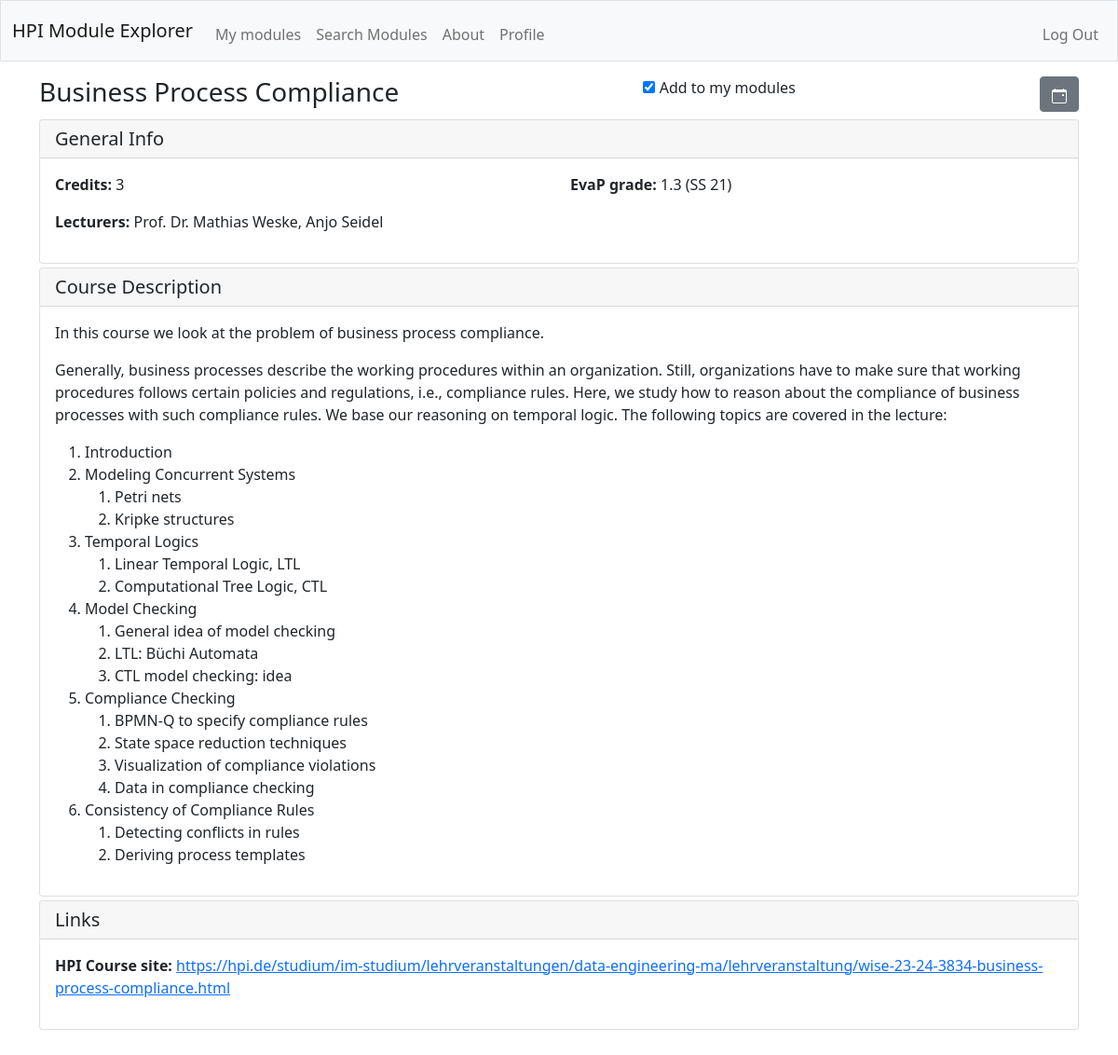
Screenshot of /module/wise-23-24-3834-business-process-compliance.html (signed in) with the database file from the repository.
### tables this page shows
CREATE TABLE modules (
    url_trimmed TEXT PRIMARY KEY,
    full_url TEXT NOT NULL,
    website TEXT,
    title TEXT NOT NULL,
    credits INTEGER NOT NULL,
    evap_grade INTEGER NOT NULL,
    evap_semester INTEGER NOT NULL,
    module_description TEXT
);

### app.py (the view)
@app.route("/module/<url_trimmed>")
@login_required
def module(url_trimmed):
    module_info = get_module_info(session["user_id"], url_trimmed)
    if not module_info:
        return apology("Module not found", 404)
    if module_info["is_enrolled"] == 1:
        module_info["checkbox_status"] = "checked"
    else:
        module_info["checkbox_status"] = None
    return render_template("module.html", module_info=module_info)

### db_queries.py (called while the page is built)
def to_dict_decorator(func):
    def wrapper(*args, **kwargs):
        result = func(*args, **kwargs)
        if result is None:
            return {}
        if isinstance(result, list):
            return [dict(row) for row in result]
        return dict(result)
    return wrapper

def get_db_connection():
    conn = sqlite3.connect('hpi_modules.db')
    conn.row_factory = sqlite3.Row  # This enables column access by name: row['column_name']
    return conn

### helpers.py (called while the page is built)
def login_required(f):
    @wraps(f)
    def decorated_function(*args, **kwargs):
        if session.get("user_id") is None:
            return redirect("/login")
        return f(*args, **kwargs)
    return decorated_function

### templates/module.html (shortened to what this page needs)
{% extends "layout.html" %}
{% block main %}
<div id="module-info" class="container">
    <div class="d-flex justify-content-between align-items-start mb-1">
        <h3>{{ module_info.get("title") }}</h3>
        <div>
            <input type="checkbox" id="enroll_checkbox" name="{{ module_info.get('url_trimmed') }}" {{ module_info.get('checkbox_status') }}>
            <label for="enroll_checkbox"> Add to my modules </label><br>
        </div>
        <button class="btn btn-secondary" type="download">
        </button>
    </div>
    <div class="card mb-1" id="general-content-card">
        <h5 class="card-header">General Info</h5>
        <div class="card-body">
            <div class="row">
                <div class="col-12 col-md-6 col-l-4">
                    <p>
                        <span class="fw-bold">Credits: </span>
                        <span>{{ module_info.get("credits") }}</span>
                    </p>
                </div>
                <div class="col-12 col-md-6 col-l-4">
                    <p>
                        <span class="fw-bold">EvaP grade: </span>
                        <span>{{ module_info.get("evap_grade") }} ({{module_info.get("evap_semester")}})</span>
                    </p>
                </div>
                <div class="col-12 col-md-6 col-l-4">
                    <p>
                        <span class="fw-bold">Lecturers: </span>
                        {% if module_info.get("lecturers") %}
                            <span>{{ ", ".join(module_info.get("lecturers").strip("[]").split("', '"))}}</span>
                        {% else %}
                            <span>were not found</span>
                        {% endif %}
                    </p>
                </div>
            </div>
        </div>
    </div>
    <div class="card mb-1" id="description-card">
        <h5 class="card-header">Course Description</h5>
        <div class="card-body">
            {{ module_info.get("module_description")|safe }}
        </div>
    </div>
    <div class="card mb-1" id="link-card">
        <h5 class="card-header">Links</h5>
        <div class="card-body">
            <p>
                <span class="fw-bold">HPI Course site: </span>
                <a href="{{ module_info.get('full_url') }}">{{ module_info.get("full_url") }}</a>
            </p>
        </div>
    </div>
</div>
{% endblock %}

### rows the page displays
modules: get "Business Process Compliance", get "1.3", get "SS 21", get "In this course we look at the problem of business process compliance. Generally, business processes describe the working procedures within an organization. Still, organizations have to make sure that working procedures follows certain policies and regulations, i.e., compliance rules. Here, we study how to reason about the compliance of business processes with such compliance rules. We base our reasoning on temporal logic. The following topics are covered in the lecture: Introduction Modeling Concurrent Systems Petri nets Kripke structures Temporal Logics Linear Temporal Logic, LTL Computational Tree Logic, CTL Model Checking General idea of model checking LTL: Büchi Automata CTL model…", get "https://hpi.de/studium/im-studium/lehrveranstaltungen/data-engineering-ma/lehrveranstaltung/wise-23-24-3834-business-process-compliance.html"

### other values shown
{{ module_info.get("credits") }} "3"
{{ ", ".join(module_info.get("lecturers").strip("[]").split("', '")) }} "Prof. Dr. Mathias Weske, Anjo Seidel"
